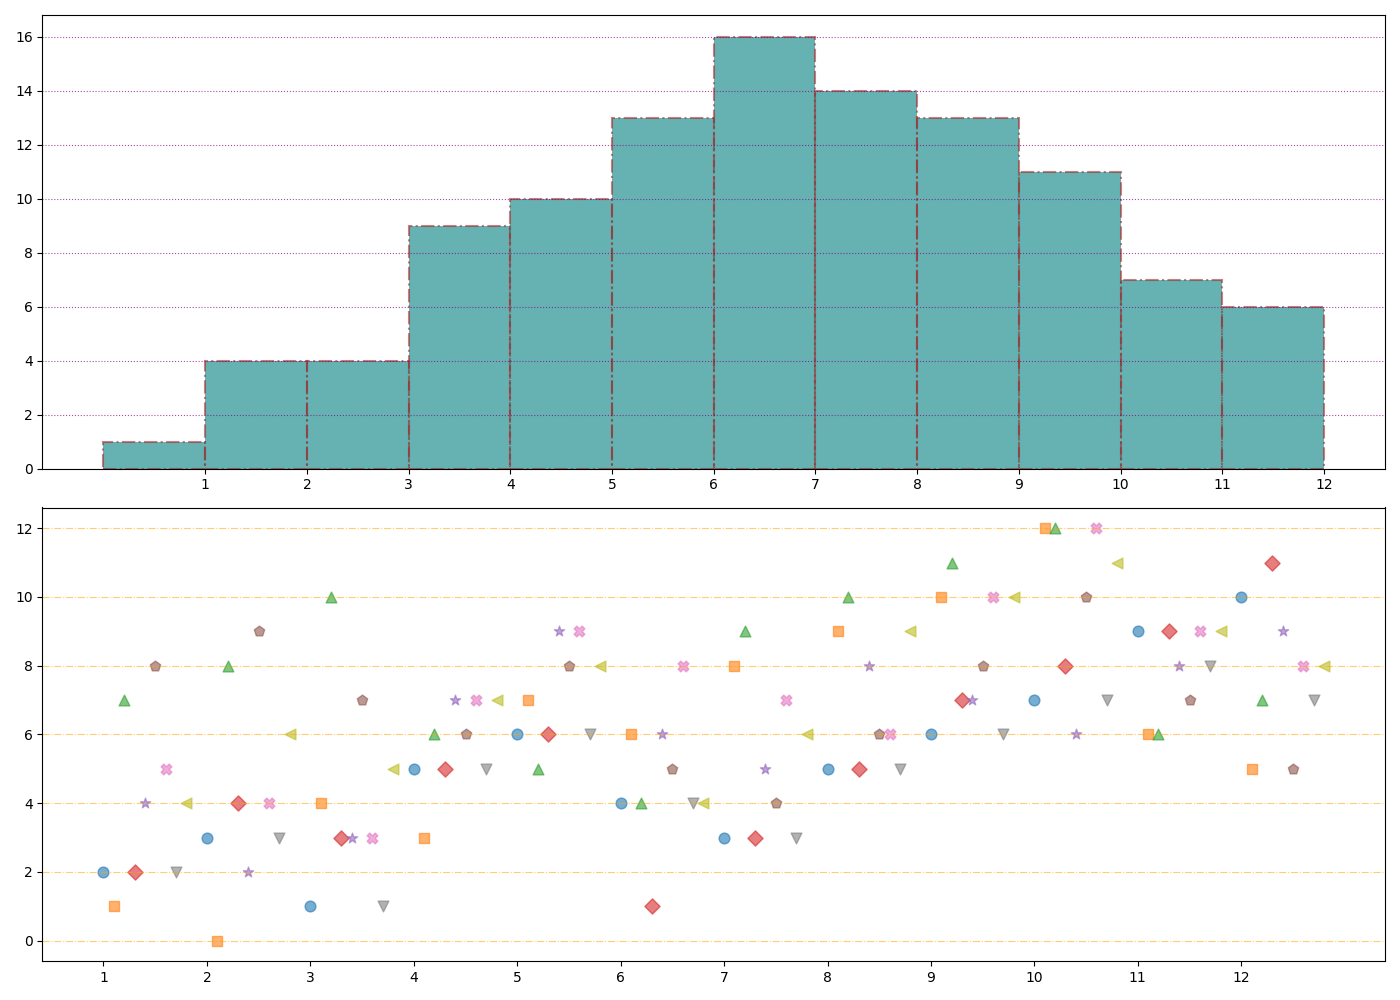

The script that drew this image:
import matplotlib.pyplot as plt
import numpy as np

# Data
monthly_observations = [
    [2, 3, 1, 5, 6, 4, 3, 5, 6, 7, 9, 10],
    [1, 0, 4, 3, 7, 6, 8, 9, 10, 12, 6, 5],
    [7, 8, 10, 6, 5, 4, 9, 10, 11, 12, 6, 7],
    [2, 4, 3, 5, 6, 1, 3, 5, 7, 8, 9, 11],
    [4, 2, 3, 7, 9, 6, 5, 8, 7, 6, 8, 9],
    [8, 9, 7, 6, 8, 5, 4, 6, 8, 10, 7, 5],
    [5, 4, 3, 7, 9, 8, 7, 6, 10, 12, 9, 8],
    [2, 3, 1, 5, 6, 4, 3, 5, 6, 7, 8, 7],
    [4, 6, 5, 7, 8, 4, 6, 9, 10, 11, 9, 8]
]

all_months = np.concatenate(monthly_observations)
months = np.arange(1, 13)

fig, (ax1, ax2) = plt.subplots(2, 1, figsize=(14, 10))

ax1.hist(all_months, bins=12, color='teal', edgecolor='brown', alpha=0.6, linestyle='-.', linewidth=1.5)
ax1.set_xticks(np.arange(1, 13))
ax1.yaxis.grid(True, linestyle=':', which='major', color='purple', alpha=0.7)

years = [2011, 2012, 2013, 2014, 2016, 2017, 2018, 2019, 2020]
marker_styles = ['o', 's', '^', 'D', '*', 'p', 'X', 'v', '<', '>']
for i, (year, observations) in enumerate(zip(years, monthly_observations)):
    ax2.scatter(months + i * 0.1, observations, s=60, alpha=0.6, marker=marker_styles[i % len(marker_styles)])

ax2.set_xticks(np.arange(1, 13))
ax2.yaxis.grid(True, linestyle='-.', which='major', color='orange', alpha=0.55)

plt.tight_layout()
plt.show()
